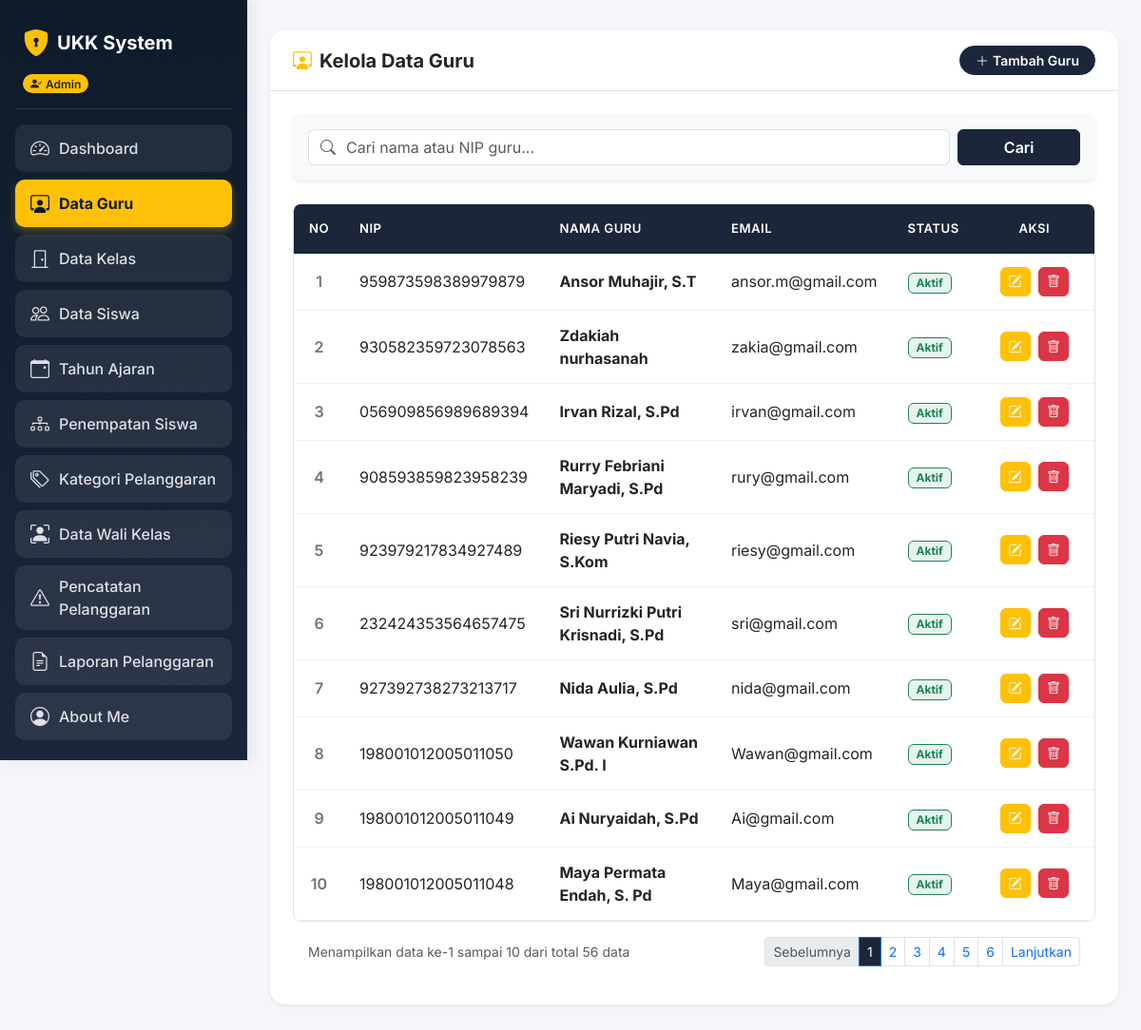
The page /dashboard.php?tab=menu2 (signed in) on the database its author committed.
### tables this page shows
CREATE TABLE `t_guru` (
  `id` int(11) NOT NULL,
  `nip` varchar(30) NOT NULL,
  `nama` varchar(150) DEFAULT NULL,
  `email` varchar(150) NOT NULL,
  `status_aktif` tinyint(1) NOT NULL,
  `user_id` int(11) NOT NULL,
  `created_at` timestamp NOT NULL DEFAULT current_timestamp(),
  `updated_at` timestamp NOT NULL DEFAULT current_timestamp()
);

### tab_guru.php (shortened to what this page needs)
<?php
$batas = 10;
$halaman = isset($_GET['halaman']) ? (int)$_GET['halaman'] : 1;
$halaman_awal = ($halaman > 1) ? ($halaman * $batas) - $batas : 0;
$cari = isset($_GET['cari_guru']) ? mysqli_real_escape_string($koneksi, $_GET['cari_guru']) : '';
$action = $_GET['action'] ?? '';
?>
<div class="container-fluid py-2 px-0">
  <?php if ($action === 'tambah'): ?>
    <div class="row">
      <div class="col-12">
        <form action="dashboard.php?tab=menu2&action=tambah" method="POST">
          <div class="card border-0 shadow-sm rounded-4 overflow-hidden">
            <div class="card-header text-white p-4" style="background: linear-gradient(135deg, #0d1b2a 0%, #1b263b 100%);">
              <h5 class="mb-0 fw-bold"><i class="bi bi-person-plus-fill me-2 text-warning"></i>Tambah Data Guru & Akun Login Baru</h5>
            </div>
            <div class="card-body p-4 bg-white">
              <div class="row g-3 mb-3">
                <div class="col-md-6">
                  <label class="form-label fw-bold">NIP Guru (Maks. 18 Digit)</label>
                  <input type="text" name="nip" class="form-control" maxlength="18" placeholder="Masukkan NIP (Maks 18 angka)" required>
                </div>
                <div class="col-md-6">
                  <label class="form-label fw-bold">Nama Lengkap</label>
                  <input type="text" name="nama" class="form-control" placeholder="Masukkan Nama Guru" required>
                </div>
              </div>
              <div class="row g-3 mb-3">
                <div class="col-md-6">
                  <label class="form-label fw-bold">Email (Untuk Login)</label>
                  <input type="email" name="email" class="form-control" placeholder="contoh@sekolah.sch.id" required>
                </div>
                <div class="col-md-6">
                  <label class="form-label fw-bold">Status Aktif</label>
                  <select name="status_aktif" class="form-select" required>
                    <option value="1">Aktif</option>
                    <option value="0">Tidak Aktif</option>
                  </select>
                </div>
              </div>
              <div class="mb-4">
                <label class="form-label fw-bold">Password Akun Login Guru</label>
                <input type="password" name="password" class="form-control" placeholder="Masukkan password (Default: 123456 jika kosong)">
                <small class="text-muted">*Akun login baru akan otomatis terdaftar dan bisa langsung dipakai guru untuk masuk ke sistem.</small>
              </div>
              <div class="pt-3 border-top d-flex gap-2 justify-content-end">
                <a href="dashboard.php?tab=menu2" class="btn btn-secondary px-4">Batal</a>
                <button type="submit" name="simpan_guru" class="btn text-white px-4 fw-bold" style="background-color: #1b263b; border-color: #1b263b;">Simpan & Buat Akun</button>
              </div>
            </div>
          </div>
        </form>
      </div>
    </div>
  <?php else:
      if (!empty($cari)) {
          $query_total = mysqli_query($koneksi, "SELECT * FROM t_guru WHERE nama LIKE '%$cari%' OR nip LIKE '%$cari%'");
      } else {
          $query_total = mysqli_query($koneksi, "SELECT * FROM t_guru");
      }
      $total_data = ($query_total) ? mysqli_num_rows($query_total) : 0;
      $total_halaman = ceil($total_data / $batas);
  ?>
  <div class="card border-0 shadow-sm rounded-4 overflow-hidden mb-4">
    <div class="card-header bg-white py-3 px-4 border-bottom d-flex flex-wrap justify-content-between align-items-center gap-2">
      <h5 class="fw-bold mb-0 text-dark">
        <i class="bi bi-person-workspace me-2 text-warning"></i>Kelola Data Guru
      </h5>
      <a href="dashboard.php?tab=menu2&action=tambah" class="btn btn-sm px-3 rounded-pill fw-semibold text-white" style="background-color: #1b263b; border-color: #1b263b;">
        <i class="bi bi-plus-lg me-1"></i>Tambah Guru
      </a>
    </div>
    <div class="card-body p-4 bg-white">
      <div class="card border-0 shadow-sm mb-4 rounded-3 bg-light">
        <div class="card-body p-3">
          <form action="dashboard.php" method="GET" class="row g-2 align-items-center">
            <div class="col-md-10">
              <div class="input-group">
                <span class="input-group-text bg-white text-muted border-end-0"><i class="bi bi-search"></i></span>
                <input type="text" name="cari_guru" class="form-control border-start-0 ps-0" placeholder="Cari nama atau NIP guru..." value="<?= htmlspecialchars($cari); ?>">
              </div>
            </div>
            <div class="col-md-2 d-flex gap-2">
              <button type="submit" class="btn w-100 fw-semibold text-white" style="background-color: #1b263b; border-color: #1b263b;">Cari</button>
            </div>
          </form>
        </div>
      </div>
      <div class="table-responsive rounded-3 overflow-hidden border">
        <table class="table table-hover align-middle mb-0">
          <thead>
            <tr>
              <th class="py-3 text-center" style="width: 5%;">NO</th>
              <th class="py-3">NIP</th>
              <th class="py-3">NAMA GURU</th>
              <th class="py-3">EMAIL</th>
              <th class="py-3">STATUS</th>
              <th class="py-3 text-center" style="width: 15%;">AKSI</th>
            </tr>
          </thead>
          <tbody>
            <?php
            if (!empty($cari)) {
                $q_guru = mysqli_query($koneksi, "SELECT * FROM t_guru WHERE nama LIKE '%$cari%' OR nip LIKE '%$cari%' ORDER BY id DESC LIMIT $halaman_awal, $batas");
            } else {
                $q_guru = mysqli_query($koneksi, "SELECT * FROM t_guru ORDER BY id DESC LIMIT $halaman_awal, $batas");
            }
            if ($q_guru && mysqli_num_rows($q_guru) > 0) {
                $no = $halaman_awal + 1;
                while ($g = mysqli_fetch_assoc($q_guru)) {
                    $status_badge = (($g['status_aktif'] ?? 1) == 1) ? '<span class="badge bg-success bg-opacity-10 text-success border border-success px-2 py-1">Aktif</span>' : '<span class="badge bg-secondary bg-opacity-10 text-secondary border px-2 py-1">Tidak Aktif</span>';
            ?>
                    <tr>
                      <td class="text-center fw-semibold text-secondary"><?= $no; ?></td>
                      <td><?= htmlspecialchars($g['nip'] ?? '-'); ?></td>
                      <td class="fw-bold text-dark"><?= htmlspecialchars($g['nama'] ?? '-'); ?></td>
                      <td><?= htmlspecialchars($g['email'] ?? '-'); ?></td>
                      <td><?= $status_badge; ?></td>
                      <td class="text-center">
                        <a href="dashboard.php?tab=menu2&action=edit&id=<?= $g['id']; ?>" class="btn btn-warning btn-sm text-white px-2 py-1 rounded-2 me-1" title="Edit">
                          <i class="bi bi-pencil-square"></i>
                        </a>
                        <a href="guru/guru_hapus.php?id=<?= $g['id']; ?>" class="btn btn-danger btn-sm px-2 py-1 rounded-2" title="Hapus" onclick="return confirm('Yakin ingin menghapus data guru ini?')">
                          <i class="bi bi-trash"></i>
                        </a>
                      </td>
                    </tr>
            <?php
                    $no++;
                }
            } else {
                echo "<tr><td colspan='6' class='text-center py-4 text-muted'>
                        <i class='bi bi-folder2-open display-6 d-block mb-2'></i>
                        Belum ada data guru di database.
                      </td></tr>";
            }
            ?>
          </tbody>
        </table>
      </div>
      <?php if ($total_halaman > 1): ?>
      <div class="card-footer bg-white border-0 py-3 d-flex justify-content-between align-items-center">
        <small class="text-muted">
          Menampilkan data ke-<?= ($halaman_awal + 1); ?> sampai <?= min($halaman_awal + $batas, $total_data); ?> dari total <?= $total_data; ?> data
        </small>
        <nav>
          <ul class="pagination pagination-sm mb-0">
            <li class="page-item <?= ($halaman <= 1) ? 'disabled' : ''; ?>">
              <a class="page-link" href="dashboard.php?tab=menu2&halaman=<?= $halaman - 1; ?><?= !empty($cari) ? '&cari_guru='.$cari : ''; ?>">Sebelumnya</a>
            </li>
            <?php for ($x = 1; $x <= $total_halaman; $x++): ?>
              <li class="page-item <?= ($halaman == $x) ? 'active' : ''; ?>">
                <a class="page-link" style="<?= ($halaman == $x) ? 'background-color: #1b263b; color: white;' : ''; ?>" href="dashboard.php?tab=menu2&halaman=<?= $x; ?><?= !empty($cari) ? '&cari_guru='.$cari : ''; ?>"><?= $x; ?></a>
              </li>
            <?php endfor; ?>
            <li class="page-item <?= ($halaman >= $total_halaman) ? 'disabled' : ''; ?>">
              <a class="page-link" href="dashboard.php?tab=menu2&halaman=<?= $halaman + 1; ?><?= !empty($cari) ? '&cari_guru='.$cari : ''; ?>">Lanjutkan</a>
            </li>
          </ul>
        </nav>
      </div>
      <?php endif; ?>
    </div>
  </div>
  <?php endif; ?>
</div>

### dashboard.php (style rules this page uses)
body { font-family: 'Inter', sans-serif; background-color: #f4f6f9; color: #333; overflow-x: hidden; }
.table thead th { background-color: #1b263b; color: #ffffff; font-weight: 600; text-transform: uppercase; font-size: 0.82rem; letter-spacing: 0.5px; padding: 14px 16px; border: none; }
.table tbody td { padding: 14px 16px; vertical-align: middle; border-color: #f1f1f1; }

### rows shown on the page
t_guru: nip "959873598389979879", nama "Ansor Muhajir, S.T", email "ansor.m@gmail.com", status_aktif "Aktif"
t_guru: nip "930582359723078563", nama "Zdakiah nurhasanah", email "zakia@gmail.com", status_aktif "Aktif"
t_guru: nip "056909856989689394", nama "Irvan Rizal, S.Pd", email "irvan@gmail.com", status_aktif "Aktif"
t_guru: nip "908593859823958239", nama "Rurry Febriani Maryadi, S.Pd", email "rury@gmail.com", status_aktif "Aktif"
t_guru: nip "923979217834927489", nama "Riesy Putri Navia, S.Kom", email "riesy@gmail.com", status_aktif "Aktif"
t_guru: nip "232424353564657475", nama "Sri Nurrizki Putri Krisnadi, S.Pd", email "sri@gmail.com", status_aktif "Aktif"
t_guru: nip "927392738273213717", nama "Nida Aulia, S.Pd", email "nida@gmail.com", status_aktif "Aktif"
t_guru: nip "198001012005011050", nama "Wawan Kurniawan S.Pd. I", email "Wawan@gmail.com", status_aktif "Aktif"
t_guru: nip "198001012005011049", nama "Ai Nuryaidah, S.Pd", email "Ai@gmail.com", status_aktif "Aktif"
t_guru: nip "198001012005011048", nama "Maya Permata Endah, S. Pd", email "Maya@gmail.com", status_aktif "Aktif"

### other values the page prints
$role "Admin"
$menu['name'] "Dashboard"
$menu['name'] "Data Guru"
$menu['name'] "Data Kelas"
$menu['name'] "Data Siswa"
$menu['name'] "Tahun Ajaran"
$menu['name'] "Penempatan Siswa"
$menu['name'] "Kategori Pelanggaran"
$menu['name'] "Data Wali Kelas"
$menu['name'] "Pencatatan Pelanggaran"
$menu['name'] "Laporan Pelanggaran"
$menu['name'] "About Me"
$halaman_awal + 1 "1"
min($halaman_awal + $batas, $total_data) "10"
$total_data "56"
